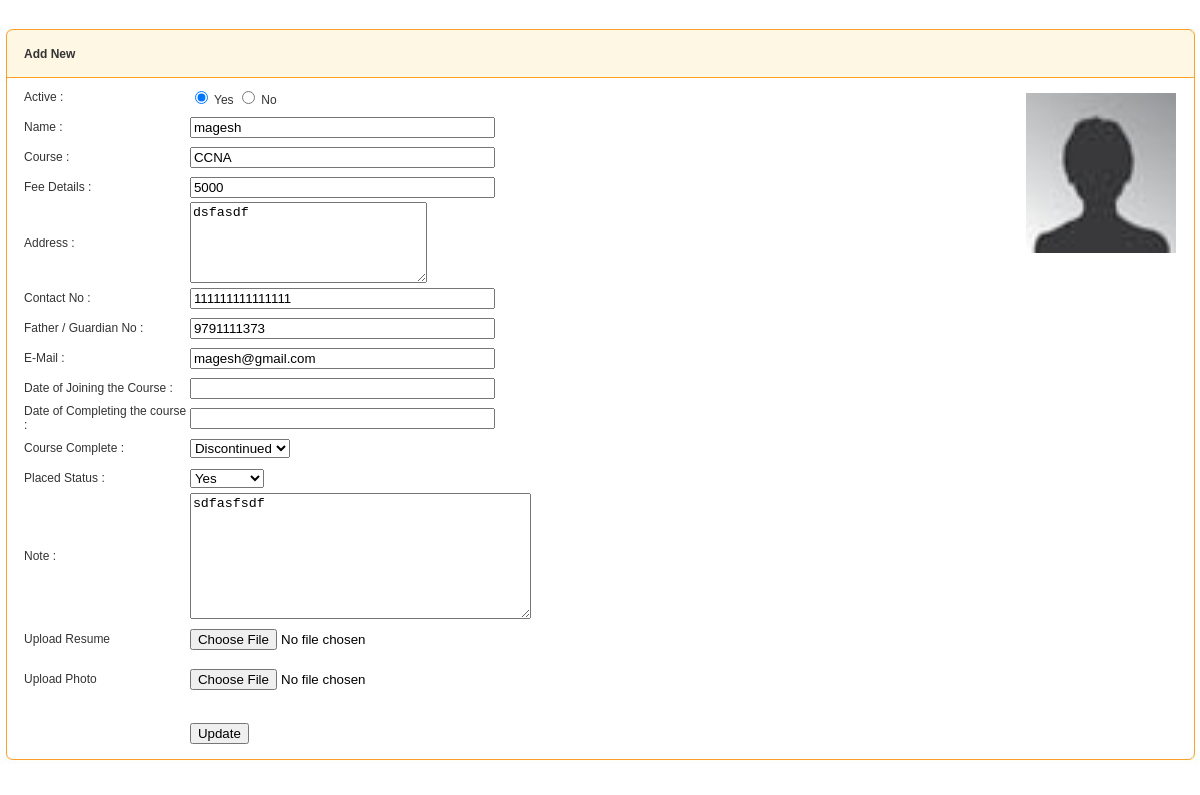
/Edit.php?id=1, run on the app's committed database.
### tables this page shows
CREATE TABLE IF NOT EXISTS `register_table` (
  `ID` int(200) NOT NULL AUTO_INCREMENT,
  `active` varchar(200) DEFAULT NULL,
  `name` varchar(200) DEFAULT NULL,
  `course` varchar(200) DEFAULT NULL,
  `fee` varchar(200) DEFAULT NULL,
  `addres` varchar(200) DEFAULT NULL,
  `phone` varchar(15) DEFAULT NULL,
  `fphone` varchar(20) DEFAULT NULL,
  `email` varchar(200) DEFAULT NULL,
  `doj` varchar(255) DEFAULT NULL,
  `doc` varchar(255) DEFAULT NULL,
  `coursecomplete` varchar(200) DEFAULT NULL,
  `placedstatus` varchar(200) DEFAULT NULL,
  `note` varchar(200) DEFAULT NULL,
  `resume` varchar(200) DEFAULT NULL,
  `photo` varchar(200) DEFAULT NULL,
  PRIMARY KEY (`ID`)
);

### Edit.php (the view, shortened to what this page needs)
<html>
<head>
	<link rel="stylesheet" href="css/demos.css">
	<link rel="stylesheet" href="css/jquery.ui.all.css">
<link href="css/style.css" rel="stylesheet" type="text/css" />
</head>
<body>
<table width="100%" border="0" align="center" cellpadding="0" cellspacing="0">
  <tr>
    <td>&nbsp;</td>
  </tr>
  <tr>
    <td align="left" valign="top"><table width="100%" border="0" cellspacing="0" cellpadding="0">
      <tr>
        <td align="left" valign="top">&nbsp;</td>
        <td align="left" valign="top" class="txt">&nbsp;</td>
        <td align="right" valign="top">&nbsp;</td>
      </tr>
      <tr>
        <td width="2%" height="53" align="left" valign="top" class="topline"><img src="images/topleft.jpg" width="17" height="57"></td>
        <td width="96%" align="left" valign="middle" class="topline"><span class="txt">Add New </span></td>
        <td width="2%" align="right" valign="top" class="topline"><img src="images/righttop.jpg" width="17" height="57"></td>
      </tr>
	 <form action="" method="post" onSubmit="return cont();" name="form" enctype="multipart/form-data">
	 <?php
	  $a="select ID,active,name,fee,fphone,course,phone,email,doj,doc,coursecomplete,placedstatus,photo,addres,note,resume from register_table where ID = '$_GET[id]'";
	  $b=mysql_query($a)or die (mysql_error());
	  $c=mysql_fetch_object($b);
	  ?>
      <tr>
        <td align="left" valign="top" class="lline">&nbsp;</td>
        <td align="left" valign="top"><table width="100%" border="0" cellspacing="0" cellpadding="0">
          <tr>
            <td width="48%"><table width="100%" border="0" cellspacing="0" cellpadding="0">
              <tr>
                <td width="30%" height="30" align="left" valign="middle" class="txts">Active : </td>
                <td width="70%" align="left" valign="middle" class="txts"><input name="act" type="radio" value="<?php echo $c->active;?>" <?php if(strtolower($c->active) == 'yes') { echo "checked"; } ?> >
                  Yes
                  <input name="act" type="radio" value="<?php echo $c->active;?>" <?php if(strtolower($c->active) == 'no') { echo "checked"; } ?>>
                  No </td>
              </tr>
              <tr>
                <td height="30" align="left" valign="middle" class="txts">Name : </td>
                <td align="left" valign="middle"><input type="text" name="name" size="35" value="<?php echo $c->name;?>"></td>
              </tr>
              <tr>
                <td height="30" align="left" valign="middle" class="txts">Course : </td>
                <td align="left" valign="middle"><input type="text" name="course" size="35" value="<?php echo $c->course;?>"></td>
              </tr>
              <tr>
                <td height="30" align="left" valign="middle" class="txts">Fee Details : </td>
                <td align="left" valign="middle"><input type="text" name="fee" size="35" value="<?php echo $c->fee;?>"></td>
              </tr>
              <tr>
                <td height="30" align="left" valign="middle" class="txts">Address : </td>
                <td align="left" valign="middle"><textarea name="add" cols="27" rows="5"><?php echo $c->addres; ?></textarea>
                </td>
              </tr>
              <tr>
                <td height="30" align="left" valign="middle" class="txts">Contact No : </td>
                <td align="left" valign="middle"><input type="text" name="ph" size="35" value="<?php echo $c->phone;?>"></td>
              </tr>
              <tr>
                <td height="30" align="left" valign="middle" class="txts">Father / Guardian No : </td>
                <td align="left" valign="middle"><input type="text" name="fph" size="35" value="<?php echo $c->fphone;?>"></td>
              </tr>
              <tr>
                <td height="30" align="left" valign="middle" class="txts">E-Mail : </td>
                <td align="left" valign="middle"><input type="text" name="email" size="35" value="<?php echo $c->email;?>"></td>
              </tr>
			   <tr>
                <td height="30" align="left" valign="middle" class="txts">Date of Joining the Course  : </td>
                <td align="left" valign="middle"><input type="text" name="doj" size="35" id="doj" value="<?php echo $c->doj;?>"></td>
              </tr>
			   <tr>
                <td height="30" align="left" valign="middle" class="txts">Date of Completing the course  : </td>
                <td align="left" valign="middle"><input type="text" name="doc" size="35" id="doc" value="<?php echo $c->doc;?>"></td>
              </tr>
              <tr>
                <td height="30" align="left" valign="middle" class="txts">Course Complete : </td>
                <td align="left" valign="middle"><select name="cc" >
                    <option value="Discontinued" <?php if(strtolower($c->coursecomplete) == 'discontinued') { echo "selected"; } ?> >Discontinued</option>
                  </select>
                </td>
              </tr>
              <tr>
                <td height="30" align="left" valign="middle" class="txts">Placed Status : </td>
                <td align="left" valign="middle"><select name="ps" >
                    <option value="Yes" <?php if(strtolower($c->placedstatus) == 'yes') { echo "selected"; } ?>>Yes</option>
                </select></td>
              </tr>
              <tr>
                <td height="30" align="left" valign="middle" class="txts">Note : </td>
                <td align="left" valign="middle"><textarea name="note" cols="40" rows="8"><?php echo $c->note; ?></textarea>
                </td>
              </tr>
              <tr>
                <td height="19" align="left" valign="middle" class="txts">Upload Resume </td>
                <td height="40" align="left" valign="middle"><input type="file" name="resume" value="<?php echo $c->resume;?>"></td>
              </tr>
              <tr>
                <td height="19" align="left" valign="middle" class="txts">Upload Photo </td>
                <td height="40" align="left" valign="middle"><input type="file" name="photo" <?php  echo $c->photo;?> /></td>
              </tr>
              <tr>
                <td height="19" align="left" valign="middle" class="txts">&nbsp;</td>
                <td align="left" valign="middle"></td>
              </tr>
              <tr>
                <td height="30" align="left" valign="middle" class="txts">&nbsp;</td>
                <td align="left" valign="middle"><input type="submit" name="submit" value="Update">
                    </form>
                </td>
              </tr>
            </table></td>
            <td width="52%" align="left" valign="top"><table width="100%" border="0" cellspacing="0" cellpadding="0">
              <tr>
                <td>&nbsp;</td>
                <td>&nbsp;</td>
              </tr>
              <tr>
                <td width="5%">&nbsp;</td>
                <td width="95%"><?php if($c->photo=='')
		{?>
        <td align="center" valign="middle" class="txt"><img src='images/bphoto.jpg' width="150" height="160"/></td>
		<?php }
		else if($c->photo!='')
		{ ?>
		  <td align="center" valign="middle" class="txt"><img src="photo/<?php echo $c->photo; ?>" width="150" height="160"/></td>
		 <?php  } ?></td>
              </tr>
            </table></td>
        <td align="right" valign="top" class="rline">&nbsp;</td>
      <tr>
        <td align="left" valign="top" class="botline"><img src="images/leftbot.jpg" width="17" height="19"></td>
        <td align="left" valign="top" class="botline">&nbsp;</td>
        <td align="right" valign="top" class="botline"><img src="images/botright.jpg" width="17" height="19"></td>
      </tr>
  <tr>
    <td align="left" valign="top">&nbsp;</td>
  </tr>

### css/demos.css (style rules this page uses)
body { font-size: 62.5%; }
table { font-size: 1em; }
body { font-family: "Trebuchet MS", "Helvetica", "Arial", "Verdana", "sans-serif"; }

### css/style.css (style rules this page uses)
body { background-attachment: scroll; background-color: #FFFFFF; background-repeat: repeat; background-position: left top; margin: 0px; padding: 0px; }
.topline { background-attachment: scroll; background-image: url(../images/topmid.jpg); background-repeat: repeat-x; background-position: left top; }
.botline { background-attachment: scroll; background-image: url(../images/botline.jpg); background-repeat: repeat-x; background-position: left top; }
.lline { background-attachment: scroll; background-image: url(../images/lline.png); background-repeat: repeat-y; background-position: left top; }
.rline { background-attachment: scroll; background-image: url(../images/rightline.jpg); background-repeat: repeat-y; background-position: right top; }
.txt { font-family: Verdana, Arial, Helvetica, sans-serif; font-size: 12px; font-style: normal; font-weight: bold; font-variant: normal; color: #333333; text-decoration: none; }
.txts { font-family: Verdana, Arial, Helvetica, sans-serif; font-size: 12px; font-style: normal; font-variant: normal; color: #333333; text-decoration: none; }

### data on the page
register_table: active "☑", name "magesh", course "CCNA", fee "5000", add "dsfasdf", ph "111111111111111", fph "9791111373", email "magesh@gmail.com", cc "Discontinued", ps "Yes", note "sdfasfsdf"
